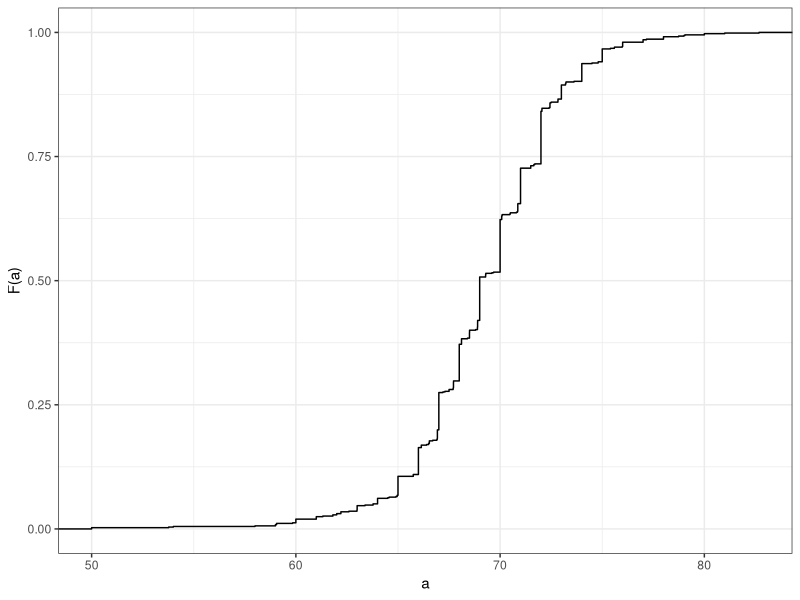
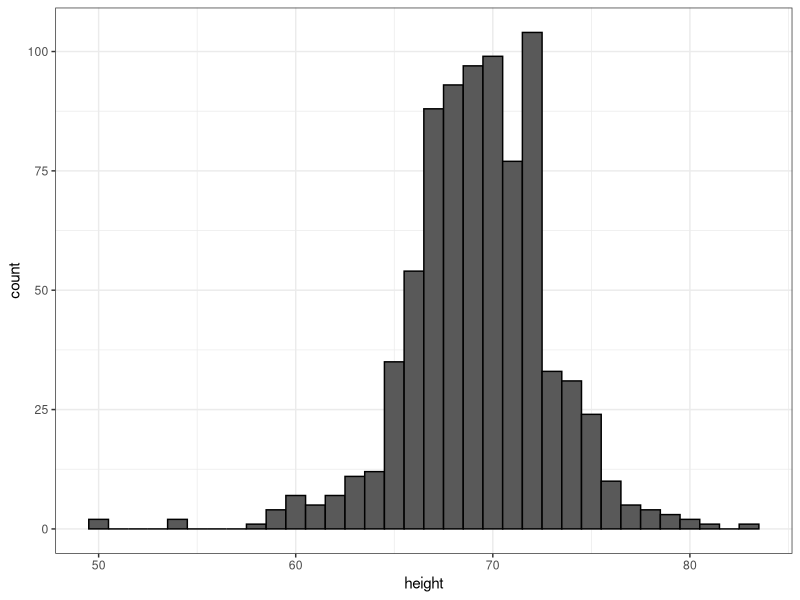
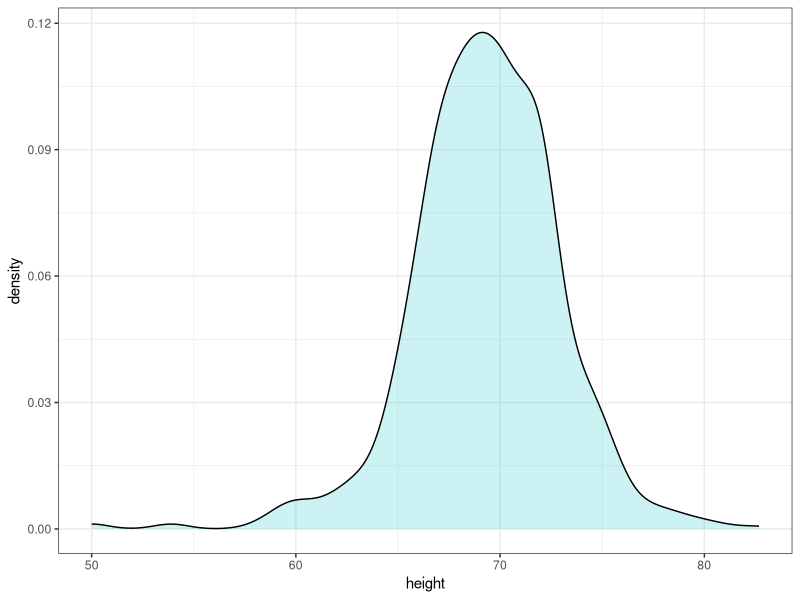
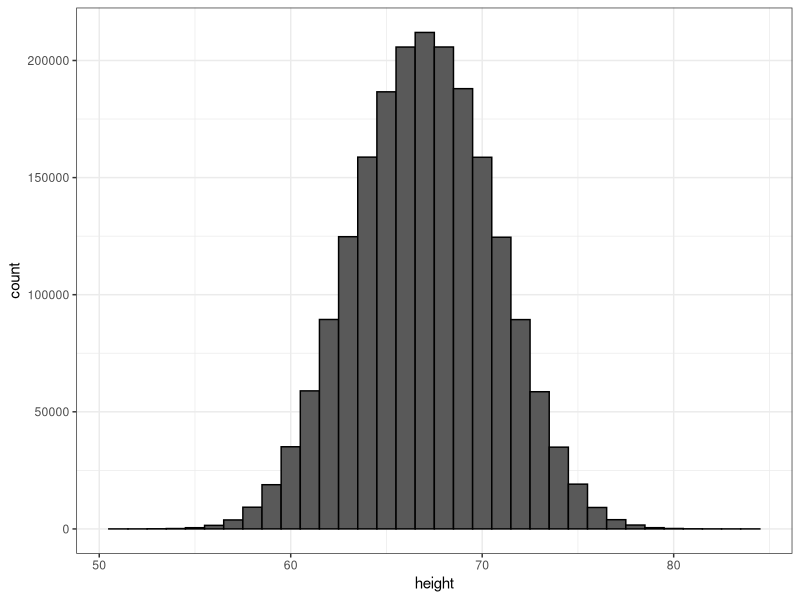
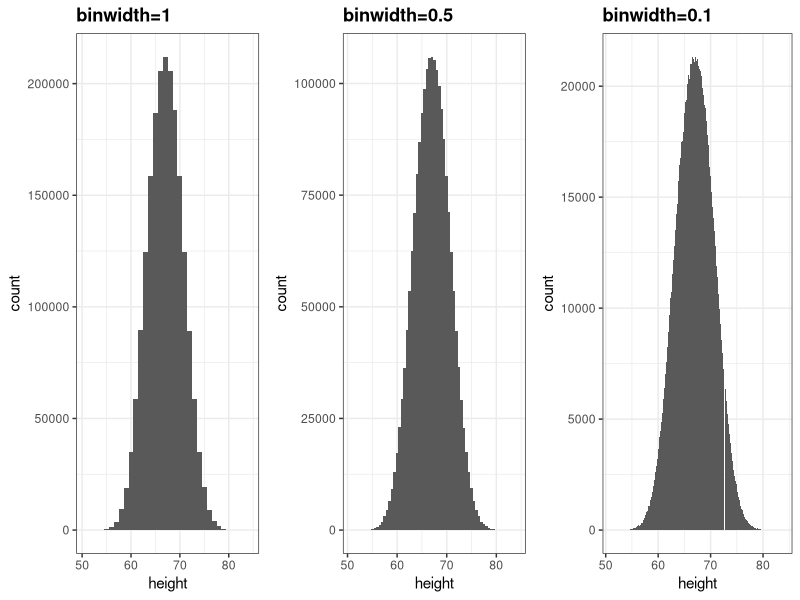
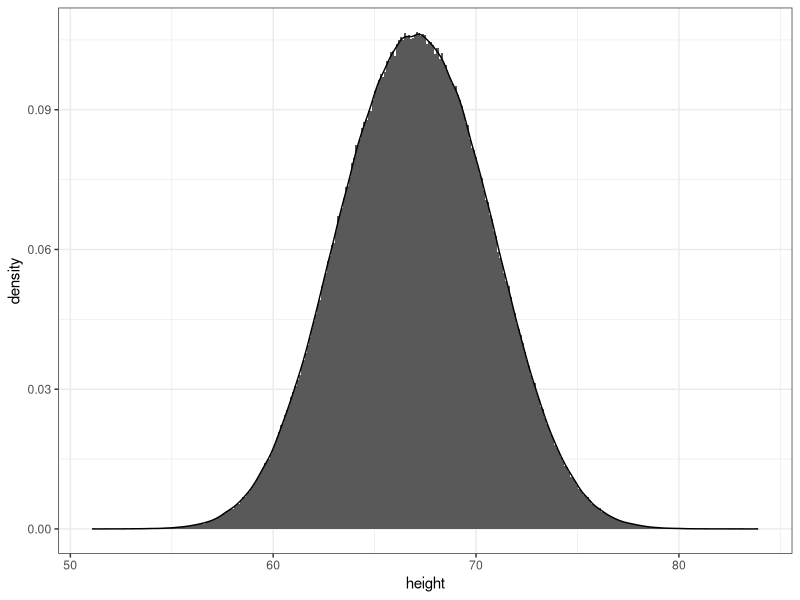
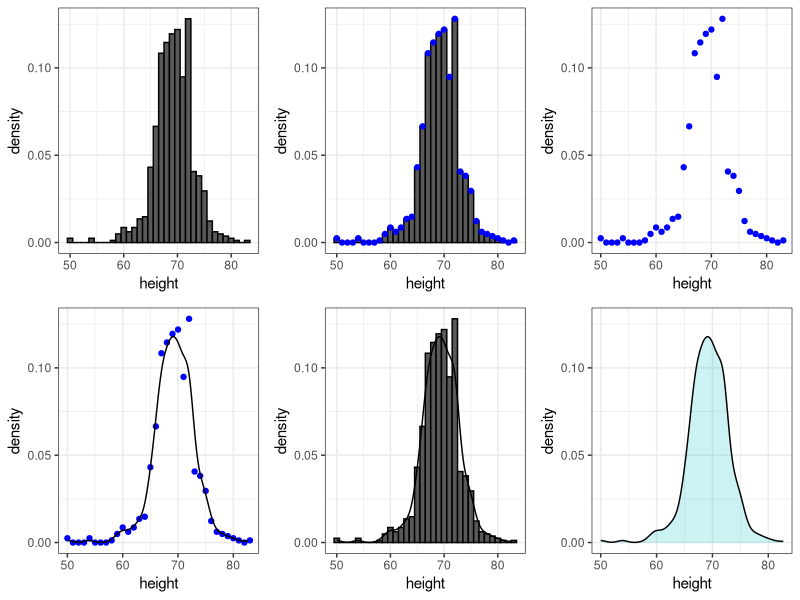
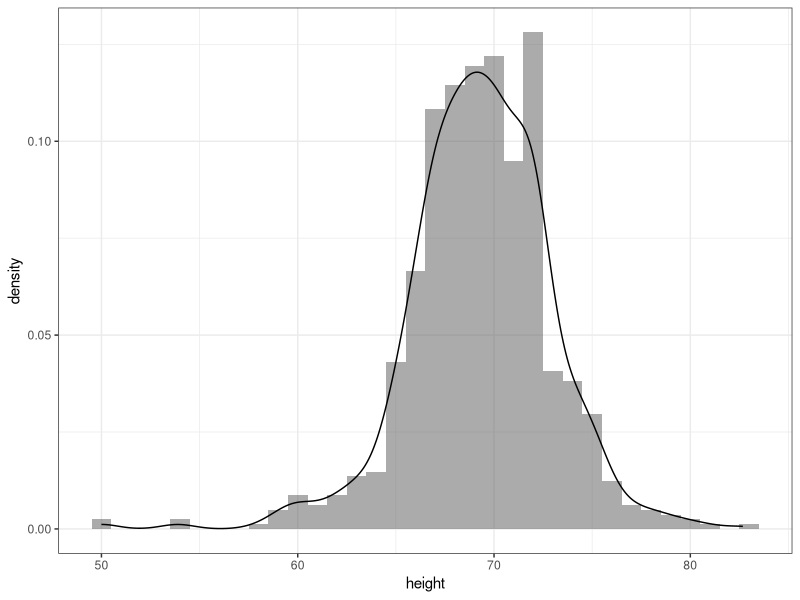

R code for these plots, in order:
## ---- chunk 1
library(tidyverse)
library(dslabs)
ds_theme_set()
options(digits = 3)
knitr::opts_chunk$set(
  comment = "#>",
  collapse = TRUE,
  cache = TRUE,
  out.width = "70%",
  fig.align = 'center',
  fig.width = 6,
  fig.asp = 0.618,  # 1 / phi
  fig.show = "hold"
)
## ---- chunk 2
prop.table(table(state.region))
## ---- chunk 3
library(tidyverse)
library(dslabs)
data(heights)
## ---- chunk 4
ds_theme_set()
heights |> filter(sex=="Male") |> ggplot(aes(height)) + 
  stat_ecdf() +
  ylab("F(a)") + xlab("a")
## ---- chunk 5
heights |> 
  filter(sex=="Male") |> 
  ggplot(aes(height)) + 
  geom_histogram(binwidth = 1, color = "black")
## ---- chunk 6
heights |> 
  filter(sex=="Male") |> 
  ggplot(aes(height)) + 
  geom_density(alpha = .2, fill= "#00BFC4", color = 0)  +
  geom_line(stat='density')
## ---- chunk 7
set.seed(1988)
x <- data.frame(height = c(rnorm(1000000,69,3), rnorm(1000000,65,3)))
x |> ggplot(aes(height)) + geom_histogram(binwidth = 1, color = "black")
## ---- chunk 8
p1 <- x |> ggplot(aes(height)) + geom_histogram(binwidth = 1) + ggtitle("binwidth=1")
p2 <- x |> ggplot(aes(height)) + geom_histogram(binwidth = 0.5) + ggtitle("binwidth=0.5") 
p3 <- x |> ggplot(aes(height)) + geom_histogram(binwidth = 0.1) + ggtitle("binwidth=0.1")
library(gridExtra)
grid.arrange(p1, p2, p3, nrow = 1)
## ---- chunk 9
x |> ggplot(aes(height)) + 
  geom_histogram(aes(y=..density..), binwidth = 0.1) +
  geom_line(stat='density')
## ---- chunk 10
hist1 <- heights |> 
  filter(sex=="Male") |> 
  ggplot(aes(height)) +
  geom_histogram(aes(y=..density..), binwidth = 1, color="black") 
hist2 <- hist1 +
  geom_line(stat='density')
hist3 <- hist1 + 
  geom_point(data = ggplot_build(hist2)$data[[1]], aes(x,y), col = "blue")
hist4 <- ggplot() + geom_point(data = ggplot_build(hist2)$data[[1]], aes(x,y), col = "blue") + 
  xlab("height") + ylab("density")
hist5 <- hist4 + geom_line(data = ggplot_build(hist2)$data[[2]], aes(x,y))
hist6 <- heights |> 
  filter(sex=="Male") |> 
  ggplot(aes(height)) +
  geom_density(alpha = 0.2, fill="#00BFC4", col = 0) +
  geom_line(stat='density') +
  scale_y_continuous(limits = layer_scales(hist2)$y$range$range)
  
grid.arrange(hist1, hist3, hist4, hist5, hist2, hist6, nrow=2)
## ---- chunk 11
p1 <- heights |> 
  filter(sex=="Male")|> ggplot(aes(height)) +
  geom_histogram(aes(y=..density..), binwidth = 1, alpha = 0.5) + 
  geom_line(stat='density', adjust = 0.5)

 heights |> 
  filter(sex=="Male")|> ggplot(aes(height)) +
  geom_histogram(aes(y=..density..), binwidth = 1, alpha = 0.5) + 
  geom_line(stat='density', adjust = 1)

####adjust
# A multiplicate bandwidth adjustment. This makes it possible to adjust the bandwidth while still using the a bandwidth estimator. For example, adjust = 1/2 means use half of the default bandwidth.

p2 <- heights |> 
  filter(sex=="Male") |> ggplot(aes(height)) +
  geom_histogram(aes(y=..density..), binwidth = 1, alpha = 0.5) + 
  geom_line(stat='density', adjust = 2)

grid.arrange(p1,p2, ncol=2)
## ---- chunk 12
d <- with(heights, density(height[sex=="Male"]))
tmp <- data.frame(height=d$x, density=d$y)
tmp |> ggplot(aes(height,density)) + geom_line() + 
  geom_area(aes(x=height,y=density), data = filter(tmp, between(height, 65, 68)), alpha=0.2, fill="#00BFC4")
## ---- chunk 13
heights |> 
  filter(sex=="Male") |> 
  ggplot(aes(height)) + 
  geom_density(alpha=.2, fill= "#00BFC4", color = 0)  +
  geom_line(stat='density')
## ---- chunk 14
mu <- 0; s <- 1
norm_dist <- data.frame(x=seq(-4,4,len=50)*s+mu) |> mutate(density=dnorm(x,mu,s))
norm_dist |> ggplot(aes(x,density)) + geom_line() + ylab("f(x)")
## ---- chunk 15
m <- sum(x) / length(x)
## ---- chunk 16
s <- sqrt(sum((x-mu)^2) / length(x))
## ---- chunk 17
index <- heights$sex == "Male"
x <- heights$height[index]
## ---- chunk 18
m <- mean(x)
s <- sd(x)
c(average = m, sd = s)
## ---- chunk 19
norm_dist <- data.frame(x = seq(-4, 4, len=50)*s + m) |> 
  mutate(density = dnorm(x, m, s))

heights |> filter(sex == "Male") |> ggplot(aes(height)) +
  geom_density(fill="#0099FF") +
  geom_line(aes(x, density),  data = norm_dist, lwd=1.5) 
## ---- chunk 20
z <- scale(x)
## ---- chunk 21
mean(abs(z) < 2)
## ---- chunk 22
pnorm(-2)
## ---- chunk 23
qnorm(0.975)
## ---- chunk 24
qnorm(0.975, mean = 5, sd = 2)
## ---- chunk 25
mean(x <= 69.5)
## ---- chunk 26
p <- seq(0.05, 0.95, 0.05)
## ---- chunk 27
sample_quantiles <- quantile(x, p)
## ---- chunk 28
theoretical_quantiles <- qnorm(p, mean = mean(x), sd = sd(x))
## ---- chunk 29
qplot(theoretical_quantiles, sample_quantiles) + geom_abline()
## ---- chunk 30
heights |> filter(sex == "Male") |>
  ggplot(aes(sample = scale(height))) + 
  geom_qq() +
  geom_abline()
## ---- chunk 31
data(murders)
murders <- murders |> mutate(rate = total/population*100000)
library(gridExtra)
p1 <- murders |> ggplot(aes(x=rate)) + geom_histogram(binwidth = 0.5, color = "black") + ggtitle("Histogram")
p2 <- murders |> ggplot(aes(sample=rate)) + 
  geom_qq(dparams=summarize(murders, mean=mean(rate), sd=sd(rate))) +
  geom_abline() + ggtitle("QQ-plot")
grid.arrange(p1, p2, ncol = 2)
## ---- chunk 32
murders |> ggplot(aes("",rate)) + geom_boxplot() +
  coord_cartesian(xlim = c(0, 2)) + xlab("")
## ---- chunk 33
heights |> ggplot(aes(x=sex, y=height, fill=sex)) +
  geom_boxplot()
## ---- chunk 34
p1 <- heights |> filter(sex == "Female") |>
  ggplot(aes(height)) +
  geom_density(fill="#F8766D") 
p2 <- heights |> filter(sex == "Female") |> 
  ggplot(aes(sample=scale(height))) +
  geom_qq() + geom_abline() + ylab("Standard Units")
grid.arrange(p1, p2, ncol=2)
## ---- chunk 35
heights |> filter(sex == "Female") |> 
  top_n(5, desc(height)) |>
  pull(height)
